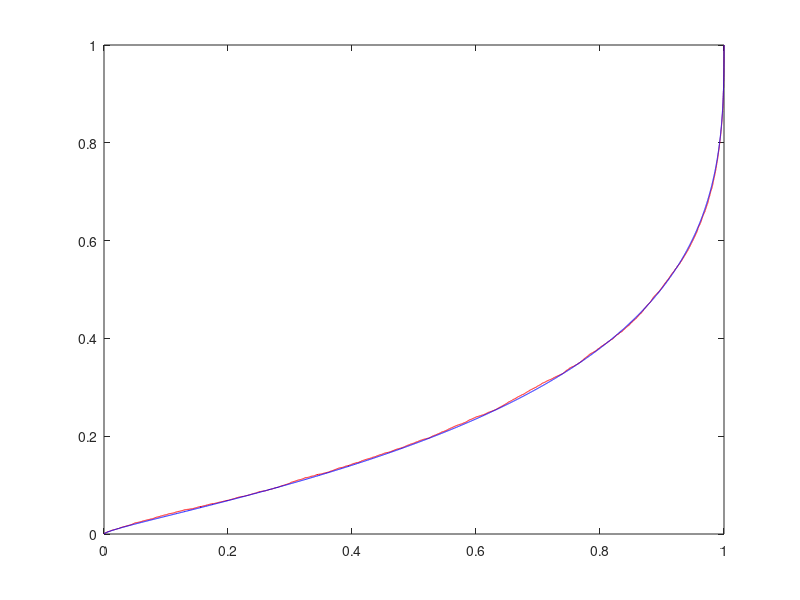
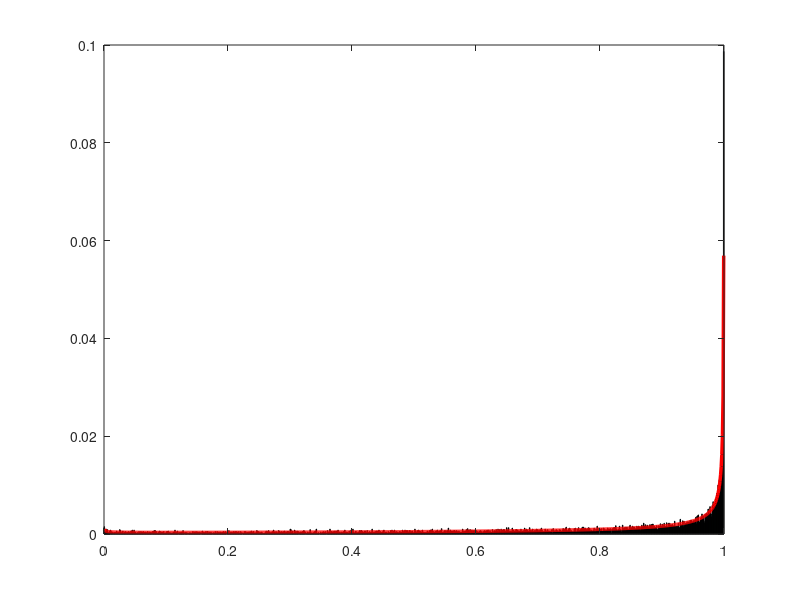

Write MATLAB code to recreate these figures, in order. (Note: this script raises an error after producing the figures.)
%% This matlab script validates analytical expression for distribution function for the
%% pd (probability of detection) is charterized using Gaussian approximation for different 
%% value of estimation and sensing time.

clear all;
close all;

analysis = 1;                                           % Enable it for performing a complete new analysis
                                                        % otherwise a mat file is read 
                                                        
if analysis
        M = 1e4;                                        % Number of realizations
        test = 5000;                                    % Estimation   
        tsen = 5000;                                    % Sensing time  
        noise_power = 10^(-100/10);                     % Noise power        
        rcvd_energy = zeros(1, M);                      % Received Energy     
        pdc = 0.90;                                     % Constraint on probability of detection  
        sam_pts_th = 10000;                             % Samples for probability of detection  
        snr_rcvd = 10.^([0]/10);                        % snr for the channel g_p1  
        
        rcvd_energy_bar = (snr_rcvd + 1) * noise_power; % true value of received energy
        
        pd = zeros(1, M);
        pd_pts = zeros(length(snr_rcvd),M);             % Buffer to store the C0 points for the distribution function
        
                
        for k = 1:length(tsen)
          %% Simulation
          %% Estimation of rcvd_energy is supposed to be non-central chi squared distributed 
            for i=1:M
                rcvd_energy(i) = mean(random('norm',...
                    random('norm',0, sqrt(snr_rcvd * noise_power),1, test),...
                    sqrt(noise_power), 1, test).^2);
            end

            tsen(k) = tsen(k) + test;
            % Determine the threshold 
            threshold = gammaincinv(pdc, tsen(k)/2, 'upper') * 2 * rcvd_energy_bar / tsen(k);
            
            %% Realization of the random variable
            pd = gammainc(tsen(k)/2 * threshold ./ rcvd_energy, tsen(k)/2, 'upper');              


            %% Emperical CDF 
            [CDF_pd_temp, pd_pts_temp,~,~,eid] = cdfcalc(pd);
            CDF_pd_temp = CDF_pd_temp(1:length(pd_pts_temp));
            pd_pts = [pd_pts_temp; (pd_pts_temp(end) * ones(1, M - length(pd_pts_temp)))'];
            CDF_pd_sim =  [CDF_pd_temp; (CDF_pd_temp(end) * ones(1, M - length(pd_pts_temp)))'];
            
            %% CDF Analytical
            cdf_pd_ana = 1 - gammainc( test * tsen * threshold./...
                (4 * rcvd_energy_bar * gammaincinv(pd_pts, tsen/2, 'upper')), test/2, 'upper'); 
            
            figure(1);
            plot(pd_pts, CDF_pd_sim, 'r');
            hold on,
            plot(pd_pts, cdf_pd_ana, 'b');
            
            
            %% pdf of pd is computed by plotting histogram  
            figure(2);
            bins = 1000;
            [f pd_pts] = hist(pd, bins);
            

            %% Anayltical PDF
            if 0 %% Numerical
                h = 1/bins;
                cdf_pd_ana = 1 - gammainc( test * tsen * threshold./...
                    (4 * rcvd_energy_bar * gammaincinv(pd_pts, tsen/2, 'upper')), test/2, 'upper');
                pdf_pd_ana = diff(cdf_pd_ana)/h;

            end
            pd_pts_ana = pd_pts; %linspace(1e-4,1 - 1e-4,bins);
            pdf_pd_ana = exp(gammaln(tsen/2) - gammaln(test/2) - test * tsen * threshold./...
                    (4 * rcvd_energy_bar * gammaincinv(pd_pts_ana, tsen/2, 'upper')) +...
                    gammaincinv(pd_pts_ana, tsen/2, 'upper') + test/2 * log(test * tsen * threshold./...
                    (4 * rcvd_energy_bar * gammaincinv(pd_pts_ana, tsen/2, 'upper'))) - tsen/2 *...
                    log(gammaincinv(pd_pts_ana, tsen/2, 'upper')));
                
            
            

            % Plotting curves
            bar(pd_pts,f/sum(f));        
            hold on,
            plot(pd_pts_ana, pdf_pd_ana * ((pd_pts_ana(3) - pd_pts_ana(2))), 'r', 'Linewidth',2.5);

            %plot(pd_pts(:,1:length(pdf_pd_ana)), pdf_pd_ana * ((pd_pts(3) - pd_pts(2))), 'r', 'Linewidth',2.5);
   
        end
        %save('results_CDF_pd_diff_tsen.mat');
end
%load('results_CDF_pd_diff_tsen.mat');
        
figure(1);

% Plotting Curves
diff = 10;
sim = 1:diff:M;

k = 1;
plot(pd_pts(k, :), CDF_pd_ana(k, :), 'c-', 'Linewidth',5);
hold on,
plot(pd_pts(k, sim), CDF_pd_sim(k, sim), '-', 'Linewidth',2);

hold on,
k = 2;
plot(pd_pts(k, :), CDF_pd_ana(k, :), 'c-', 'Linewidth',5);
hold on,
plot(pd_pts(k, sim), CDF_pd_sim(k, sim), '-', 'Linewidth',2);

hold on,
k = 3;
plot(pd_pts(k, :), CDF_pd_ana(k, :), 'c-', 'Linewidth',5);
hold on,
plot(pd_pts(k, sim), CDF_pd_sim(k, sim), '-', 'Linewidth',2);

Fontsize = 9;

grid on;
xlabel('$\pd$','FontSize',Fontsize);
ylabel('CDF','FontSize',Fontsize);
hl = legend('Theoretical', 'Simulated');
%set(hl, 'Location', 'NorthWest', 'FontSize', Fontsize);
set(hl, 'position',[0.14 0.77 0.34 0.14]);
set(gca,'FontSize',Fontsize);
laprint(1, '../figures/fig_CDF_pd_diff_tsen', 'options', 'factory', 'width', 7, 'scalefonts',...
    'on', 'factor',0.5, 'keepfontprops', 'on');        
